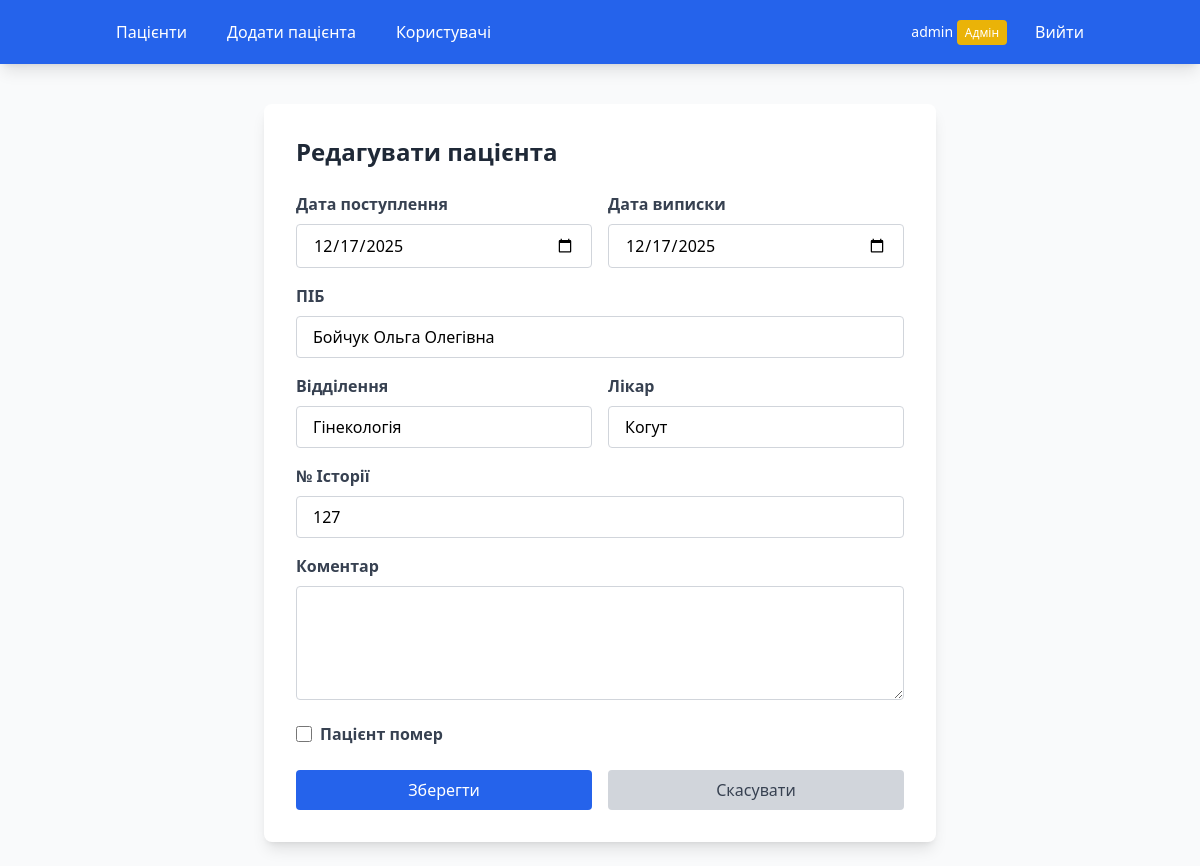
Screenshot of /edit/1 (signed in) with the database file from the repository.
### app/models.py (models this page shows, shortened)
class User(UserMixin, db.Model):
    __tablename__ = 'users'
    id = db.Column(db.Integer, primary_key=True)
    username = db.Column(db.String(80), unique=True, nullable=False)
    password_hash = db.Column(db.String(128), nullable=False)
    role = db.Column(db.String(20), nullable=False, default='user')
    created_at = db.Column(db.DateTime, default=datetime.utcnow)
    patients = db.relationship('Patient', backref='creator', lazy=True)
    def is_admin(self):
        return self.role == 'admin'

class Patient(db.Model):
    __tablename__ = 'patients'
    id = db.Column(db.Integer, primary_key=True)
    admission_date = db.Column(db.Date, nullable=False)
    discharge_date = db.Column(db.Date, nullable=True)
    full_name = db.Column(db.String(200), nullable=False)
    department = db.Column(db.String(100), nullable=False)
    doctor = db.Column(db.String(200), nullable=False)
    history_number = db.Column(db.String(50), unique=True, nullable=False)
    comment = db.Column(db.Text, nullable=True)
    is_deceased = db.Column(db.Boolean, default=False)
    created_by = db.Column(db.Integer, db.ForeignKey('users.id'), nullable=False)
    created_at = db.Column(db.DateTime, default=datetime.utcnow)
    updated_at = db.Column(db.DateTime, default=datetime.utcnow, onupdate=datetime.utcnow)

### app/routes/patients.py (the view)
@patients.route('/edit/<int:id>', methods=['GET', 'POST'])
@login_required
def edit(id):
    patient = Patient.query.get_or_404(id)
    form = PatientForm(original_history_number=patient.history_number)
    if form.validate_on_submit():
        patient.admission_date = form.admission_date.data
        patient.discharge_date = form.discharge_date.data
        patient.full_name = form.full_name.data
        patient.department = form.department.data
        patient.doctor = form.doctor.data
        patient.history_number = form.history_number.data
        patient.comment = form.comment.data
        patient.is_deceased = form.is_deceased.data
        patient.updated_at = datetime.utcnow()
        db.session.commit()
        flash('Дані пацієнта оновлено!', 'success')
        return redirect(url_for('patients.index'))
    elif request.method == 'GET':
        form.admission_date.data = patient.admission_date
        form.discharge_date.data = patient.discharge_date
        form.full_name.data = patient.full_name
        form.department.data = patient.department
        form.doctor.data = patient.doctor
        form.history_number.data = patient.history_number
        form.comment.data = patient.comment
        form.is_deceased.data = patient.is_deceased
    return render_template('patient_form.html', form=form, title='Редагувати пацієнта')

### app/forms.py (shortened to what this page needs)
class PatientForm(FlaskForm):
    admission_date = DateField('Дата поступлення', validators=[DataRequired()], format='%Y-%m-%d')
    discharge_date = DateField('Дата виписки', format='%Y-%m-%d')
    full_name = StringField('ПІБ', validators=[DataRequired(), Length(max=200)])
    department = StringField('Відділення', validators=[DataRequired(), Length(max=100)])
    doctor = StringField('Лікар', validators=[DataRequired(), Length(max=200)])
    history_number = StringField('№ Історії', validators=[DataRequired(), Length(max=50)])
    comment = TextAreaField('Коментар')
    is_deceased = BooleanField('Пацієнт помер')
    submit = SubmitField('Зберегти')
    def __init__(self, original_history_number=None, *args, **kwargs):
        super(PatientForm, self).__init__(*args, **kwargs)
        self.original_history_number = original_history_number

### app/__init__.py (called while the page is built)
@login_manager.user_loader
def load_user(user_id):
    from app.models import User
    return User.query.get(int(user_id))

### app/templates/patient_form.html (shortened to what this page needs)
{% extends "base.html" %}
{% block content %}
<div class="max-w-2xl mx-auto">
    <div class="bg-white rounded-lg shadow-lg p-8">
        <h1 class="text-2xl font-bold text-gray-800 mb-6">{{ title }}</h1>
        <form method="POST">
            <div class="grid grid-cols-1 md:grid-cols-2 gap-4 mb-4">
                <div>
                    {{ form.admission_date.label(class="block text-gray-700 font-semibold mb-2") }}
                    {{ form.admission_date(class="w-full px-4 py-2 border border-gray-300 rounded focus:outline-none focus:ring-2 focus:ring-blue-500") }}
                </div>
                <div>
                    {{ form.discharge_date.label(class="block text-gray-700 font-semibold mb-2") }}
                    {{ form.discharge_date(class="w-full px-4 py-2 border border-gray-300 rounded focus:outline-none focus:ring-2 focus:ring-blue-500") }}
                </div>
            </div>
            <div class="mb-4">
                {{ form.full_name.label(class="block text-gray-700 font-semibold mb-2") }}
                {{ form.full_name(class="w-full px-4 py-2 border border-gray-300 rounded focus:outline-none focus:ring-2 focus:ring-blue-500") }}
            </div>
            <div class="grid grid-cols-1 md:grid-cols-2 gap-4 mb-4">
                <div>
                    {{ form.department.label(class="block text-gray-700 font-semibold mb-2") }}
                    {{ form.department(class="w-full px-4 py-2 border border-gray-300 rounded focus:outline-none focus:ring-2 focus:ring-blue-500") }}
                </div>
                <div>
                    {{ form.doctor.label(class="block text-gray-700 font-semibold mb-2") }}
                    {{ form.doctor(class="w-full px-4 py-2 border border-gray-300 rounded focus:outline-none focus:ring-2 focus:ring-blue-500") }}
                </div>
            </div>
            <div class="mb-4">
                {{ form.history_number.label(class="block text-gray-700 font-semibold mb-2") }}
                {{ form.history_number(class="w-full px-4 py-2 border border-gray-300 rounded focus:outline-none focus:ring-2 focus:ring-blue-500") }}
            </div>
            <div class="mb-4">
                {{ form.comment.label(class="block text-gray-700 font-semibold mb-2") }}
                {{ form.comment(class="w-full px-4 py-2 border border-gray-300 rounded focus:outline-none focus:ring-2 focus:ring-blue-500", rows="4") }}
            </div>
            <div class="mb-6 flex items-center">
                {{ form.is_deceased(class="w-4 h-4 text-blue-600 border-gray-300 rounded focus:ring-blue-500") }}
                {{ form.is_deceased.label(class="ml-2 text-gray-700 font-semibold") }}
            </div>
            <div class="flex gap-4">
                <button type="submit" class="flex-1 bg-blue-600 text-white py-2 rounded hover:bg-blue-700">
                    Зберегти
                </button>
                <a href="{{ url_for('patients.index') }}" class="flex-1 text-center bg-gray-300 text-gray-700 py-2 rounded hover:bg-gray-400">
                    Скасувати
                </a>
            </div>
        </form>
    </div>
</div>
{% endblock %}

### app/templates/base.html (shortened to what this page needs)
<!DOCTYPE html>
<html lang="uk">
<head>
    <script src="https://cdn.tailwindcss.com"></script>
</head>
<body class="bg-gray-50">
    {% if current_user.is_authenticated %}
    <nav class="bg-blue-600 text-white shadow-lg">
        <div class="container mx-auto px-4 py-3">
            <div class="flex justify-between items-center">
                <div class="flex space-x-4">
                    <a href="{{ url_for('patients.index') }}" class="hover:bg-blue-700 px-3 py-2 rounded">Пацієнти</a>
                    <a href="{{ url_for('patients.add') }}" class="hover:bg-blue-700 px-3 py-2 rounded">Додати пацієнта</a>
                    {% if current_user.is_admin() %}
                    <a href="{{ url_for('admin.users') }}" class="hover:bg-blue-700 px-3 py-2 rounded">Користувачі</a>
                    {% endif %}
                </div>
                <div class="flex items-center space-x-4">
                    <span class="text-sm">{{ current_user.username }}
                        {% if current_user.is_admin() %}
                        <span class="bg-yellow-500 text-xs px-2 py-1 rounded">Адмін</span>
                        {% endif %}
                    </span>
                    <a href="{{ url_for('auth.logout') }}" class="hover:bg-blue-700 px-3 py-2 rounded">Вийти</a>
                </div>
            </div>
        </div>
    </nav>
    {% endif %}
    <main class="container mx-auto px-4 py-6">
        {% block content %}{% endblock %}
    </main>
</body>
</html>

### rows the page displays
User: username "admin"
Patient: admission_date "12/17/2025", discharge_date "12/17/2025", full_name "Бойчук Ольга Олегівна", department "Гінекологія", doctor "Когут", history_number "127"

### other values shown
{{ title }} "Редагувати пацієнта"
